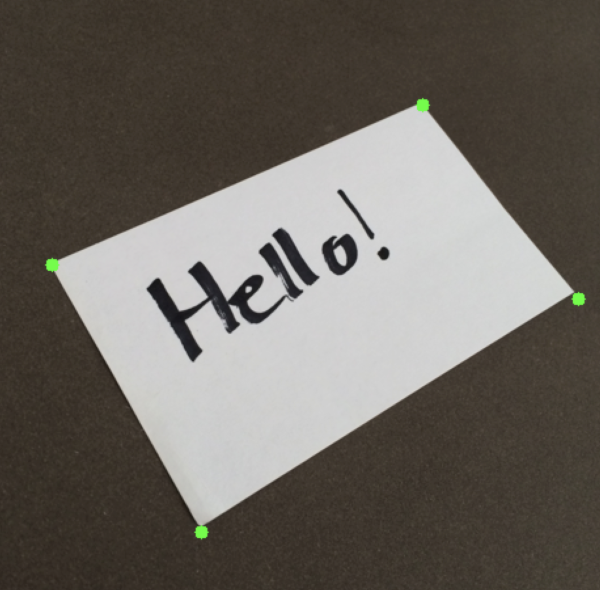
#> input picture imutils_documentation/notecard.png, 600 x 590 px
$ python persfective_transform.py
#> lines starting #> are read from the running program, lines starting #| are printed output that depends on the picture; after the words box and inside, x2 and y2 are one past the last pixel; in counts of white or black regions, pixels touching at a corner belong together
from imutils import perspective
import numpy as np
import cv2


notecard = cv2.imread("notecard.png")
#> notecard is the input picture: shape (590, 600, 3); mean B, G, R 95.4, 101.9, 106.9
clone = notecard.copy()
pts = np.array([(73, 239), (356, 117), (475, 265), (187, 443)])

# loop over the points and draw them on the cloned image
for (x, y) in pts:
    cv2.circle(clone, (x, y), 5, (0, 255, 0), -1)
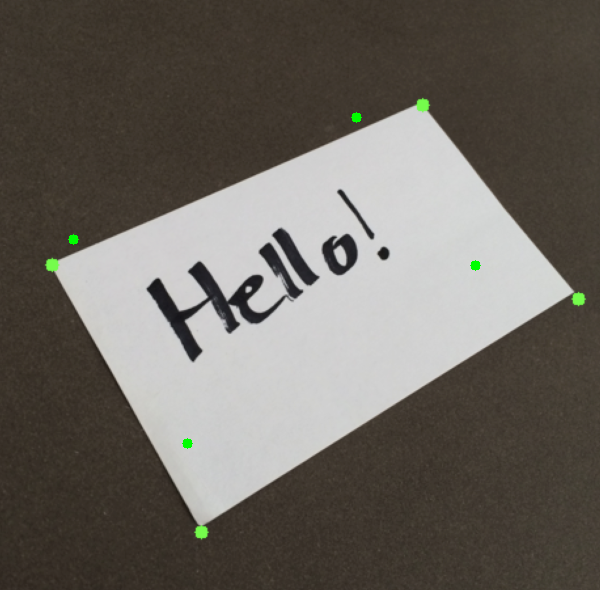
#> clone: shape (590, 600, 3); 0.09% of pixels changed, all inside (x1, y1, x2, y2) = (68, 112, 481, 449)

# apply the four point tranform to obtain a "birds eye view" of
# the notecard
warped = perspective.four_point_transform(notecard, pts)
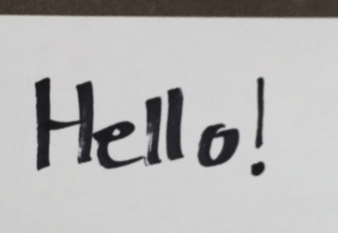
#> warped: shape (233, 338, 3); mean B, G, R 182.3, 182.6, 183.5

# show the original and warped images
cv2.imshow("Original", clone)
cv2.imshow("Warped", warped)
cv2.waitKey(0)
